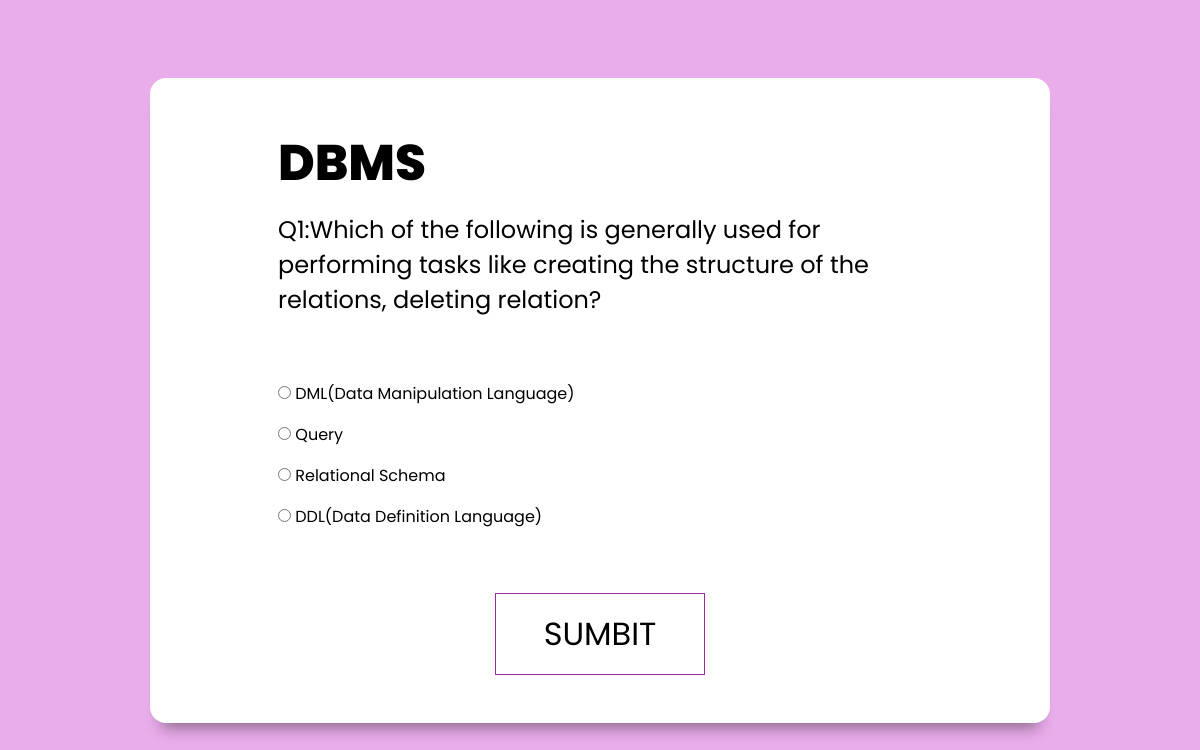
Screenshot of /maindbms.php?n=1 with the database file from the repository.
### tables this page shows
CREATE TABLE `dbmsquestions` (
  `qid` int(255) NOT NULL,
  `question` varchar(255) NOT NULL
);

CREATE TABLE `dbmsanswers` (
  `ans_id` int(255) NOT NULL,
  `answer` varchar(255) NOT NULL,
  `is_correct` int(25) NOT NULL,
  `ans_options` int(255) NOT NULL
);

### maindbms.php (the view, shortened to what this page needs)
<?php
include 'mainconnection.php';
$number=$_GET['n'];
$ques_number="SELECT * FROM dbmsquestions WHERE qid=$number";
$result=mysqli_query($conquiz,$ques_number);
$question=mysqli_fetch_assoc($result);
$ans_options="SELECT * FROM dbmsanswers WHERE ans_options=$number";
$choices=mysqli_query($conquiz,$ans_options);
?>
<!DOCTYPE html>
<html lang="en">
<head>
    <link rel="stylesheet" href="css/styleque.css">
</head>
<body>
    <div class="main-div">
        <div class="inner-div">
            <form action="marksdbms.php" method="post" id="form">
            <header>
                <div class="title">DBMS</div>
            </header>
            <h2 class="question">
                    <?php echo $question['question']?>
                </h2>
                <ul>
            <?php while($rows=mysqli_fetch_assoc($choices))
            {?>
                    <li>
                    <input type="radio" name="choice" value="<?php echo $rows['ans_id']?>"id="ans1" class="answer">
                    <label for="ans1" id="option1"> <?php echo $rows['answer']?></label>
                    </li>
                </ul>
            <?php }?>
        <input type="submit" id="sumbit" value="SUMBIT" name="sumbit">
        </form>
        </div>
    </div>
</body>
</html>

### css/styleque.css (style rules this page uses)
* { margin: 0; padding: 0; box-sizing: border-box; font-family: 'Josefin Sans', sans-serif; font-family: 'Poppins', sans-serif; }
.main-div { width: 100vw; height: 100vh; display: flex; align-items: center; justify-content: center; flex-direction: column; background-color: hsl(298, 61%, 80%); }
.inner-div { width: 900px; background-color: #fff; padding: 3rem 8rem; border-radius:1rem; box-shadow: 0 1rem 1rem -0.7rem rgba(0,0,0,0.4); }
.inner-div h2 { font-size: 1.5rem; font-weight: 400; margin: 1rem 0 4rem 0; }
.inner-div li { font-size: 1rem; margin-top: 1rem; list-style: none; }
#sumbit { padding: 1rem 3rem; font-size: 2rem; font-weight: 400; display: block; margin: auto; color: black; background-color: transparent; border: 1px solid #962c96; margin-top: 4rem; cursor: pointer; }
.title { font-size: 50px; font-weight: 800; }
.inner-div header { position: relative; display: flex; height: 70px; justify-content: space-between; }

### rows the page displays
dbmsquestions: question "Q1:Which of the following is generally used for performing tasks like creating the structure of the relations, deleting relation?"
dbmsanswers: answer "DML(Data Manipulation Language)"
dbmsanswers: answer "Query"
dbmsanswers: answer "Relational Schema"
dbmsanswers: answer "DDL(Data Definition Language)"
